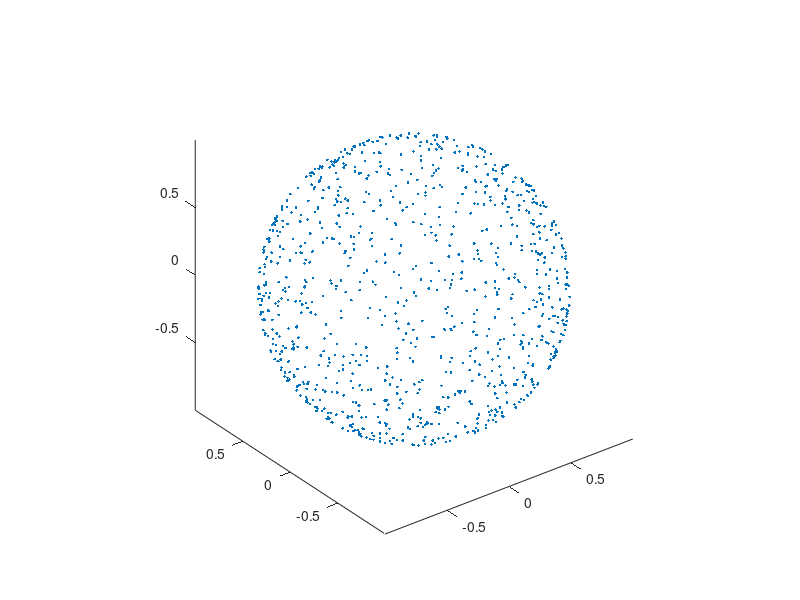
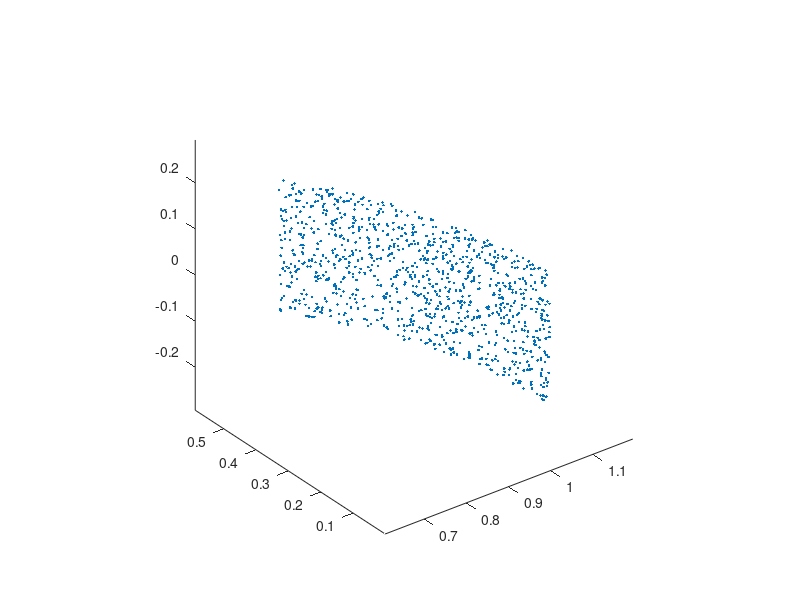
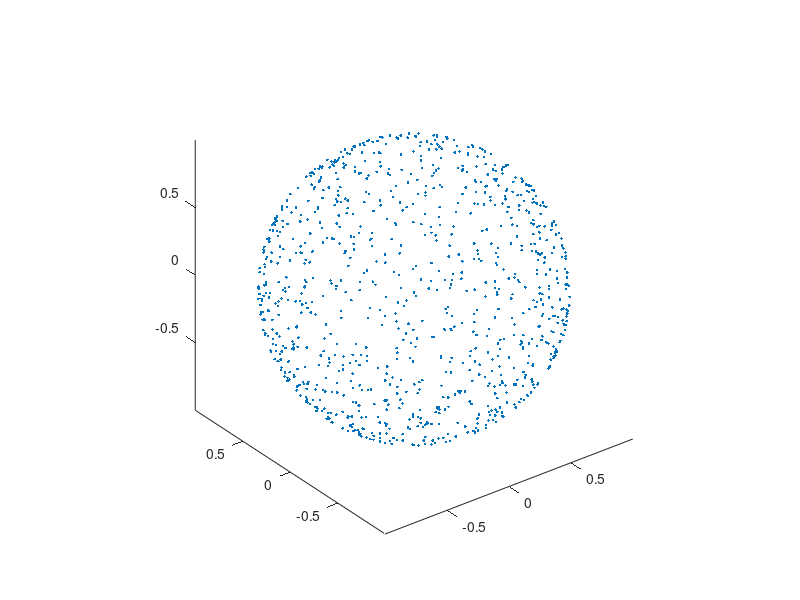
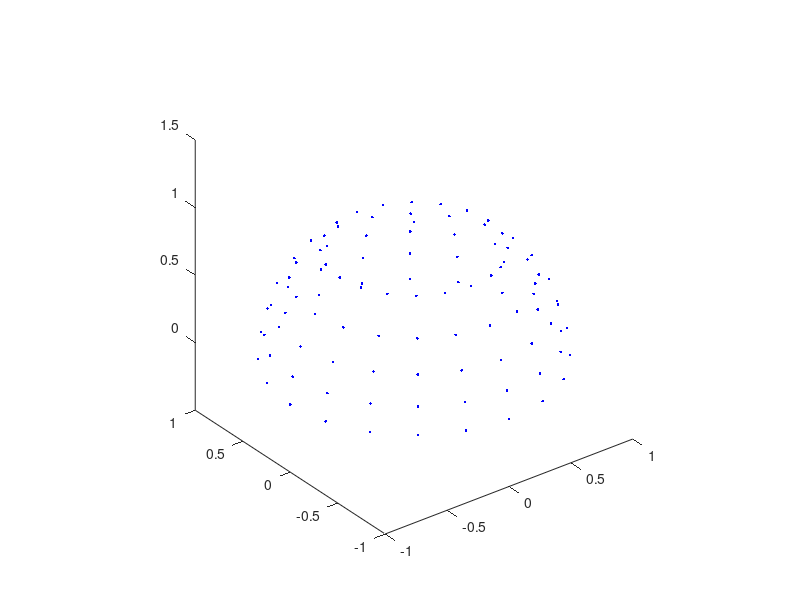

These charts were generated, in order, by the following MATLAB code:
%% Uniform Spherical Distribution as in Matlab documantation OK
rng(0,'twister');
rvals = 2*rand(1000,1)-1;
elevation = asin(rvals);
azimuth = 2*pi*rand(1000,1);
radii=1;
[x,y,z] = sph2cart(azimuth,elevation,radii);
figure
plot3(x,y,z,'.');hold on;
axis equal
%% sector of USD OK
rng(0,'twister');
rvals = (2*rand(1000,1)-1)*sind(8.3);
elevation = asin(rvals);
azimuth = 2*pi*rand(1000,1)/10;
radii=1;
[x,y,z] = sph2cart(azimuth,elevation,radii);
figure
plot3(x,y,z,'.');hold on;
axis equal
%% as in Mariusz's PhD thesis OK
rng(0,'twister');
rvals = rand(1000,1);
elevation = 2*asin(sqrt(rvals))-pi/2;
% elevation2 =cat(elevation, -elevation);
azimuth = 2*pi*rand(1000,1);
radii=1;
[x,y,z] = sph2cart(azimuth,elevation,radii);
figure
plot3(x,y,z,'.')
axis equal
%% Uniform Grid Distribution
rvals = 0:0.1:.5;
% elevation = asin(2*rvals-1);
elevation = 2*asin(sqrt(rvals))+pi/2;
rvals2 =  0:0.05:1; % 2 times denser
azimuth = 2*pi*rvals2-pi;
[elevationgrid azimuthgrid] = meshgrid(elevation, azimuth);
radii=1;
[x,y,z] = sph2cart(azimuthgrid,elevationgrid,radii);
figure
plot3(x,y,z,'.b')
axis equal
%% sector of uniform grid distribution - no sqrt - OK
rvals2 =  0:0.0025:.1 ; % 2 times denser
azimuth = 2*pi*rvals2-pi;
rvalsrange = sind(8.3);
rvals = -rvalsrange:rvalsrange/10:rvalsrange;
elevation = asin(rvals);
[elevationgrid azimuthgrid] = meshgrid(elevation, azimuth);
radii=1;
[x,y,z] = sph2cart(azimuthgrid,elevationgrid,radii);
figure
plot3(x,y,z,'.b')
axis equal
%% sector of uniform grid distribution w/sqrt
rvals2 =  0:0.01:.1 ; % sholud be 2 times denser than for elevation
azimuth = 2*pi*rvals2-pi;
rvalsrange = (sind(45))^2;%8.3
rvals = 0:rvalsrange/10:rvalsrange;
elevation = 2*asin(sqrt(rvals))+pi/2;
[elevationgrid azimuthgrid] = meshgrid(elevation, azimuth);
radii=1;
[x,y,z] = sph2cart(azimuthgrid,elevationgrid,radii);
figure
plot3(x,y,z,'.b')
axis equal
